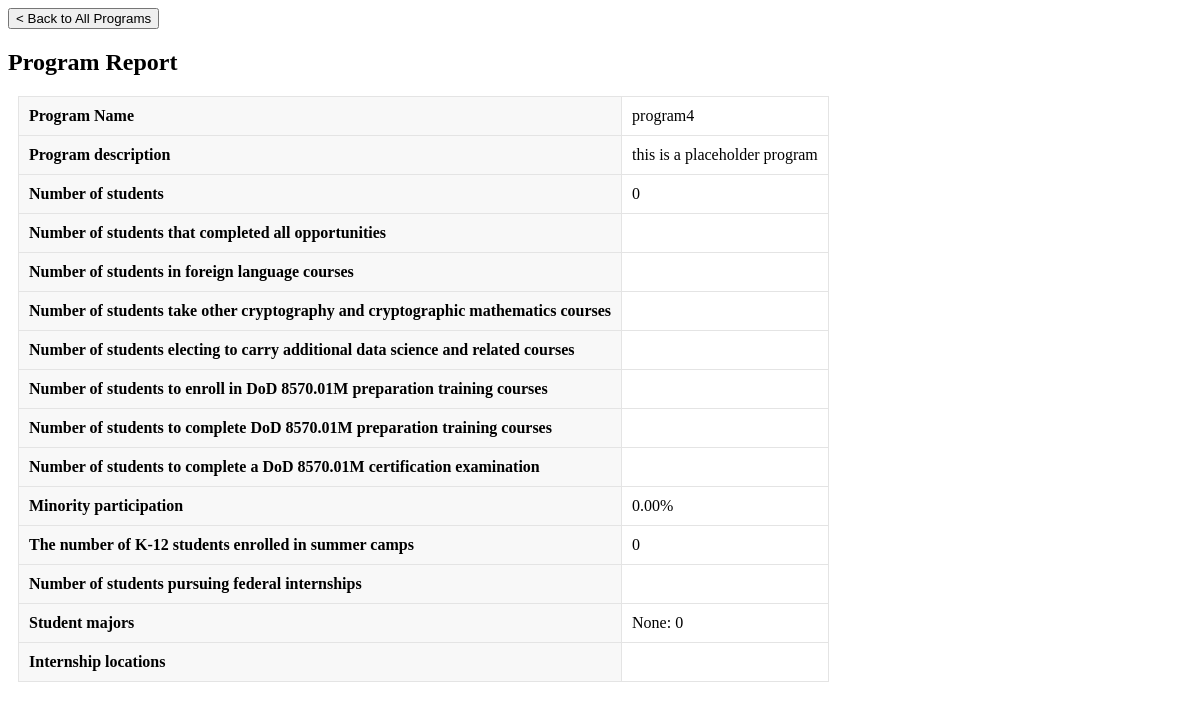
/admin/get_report/5 (signed in), run on an earlier commit of the app's database.
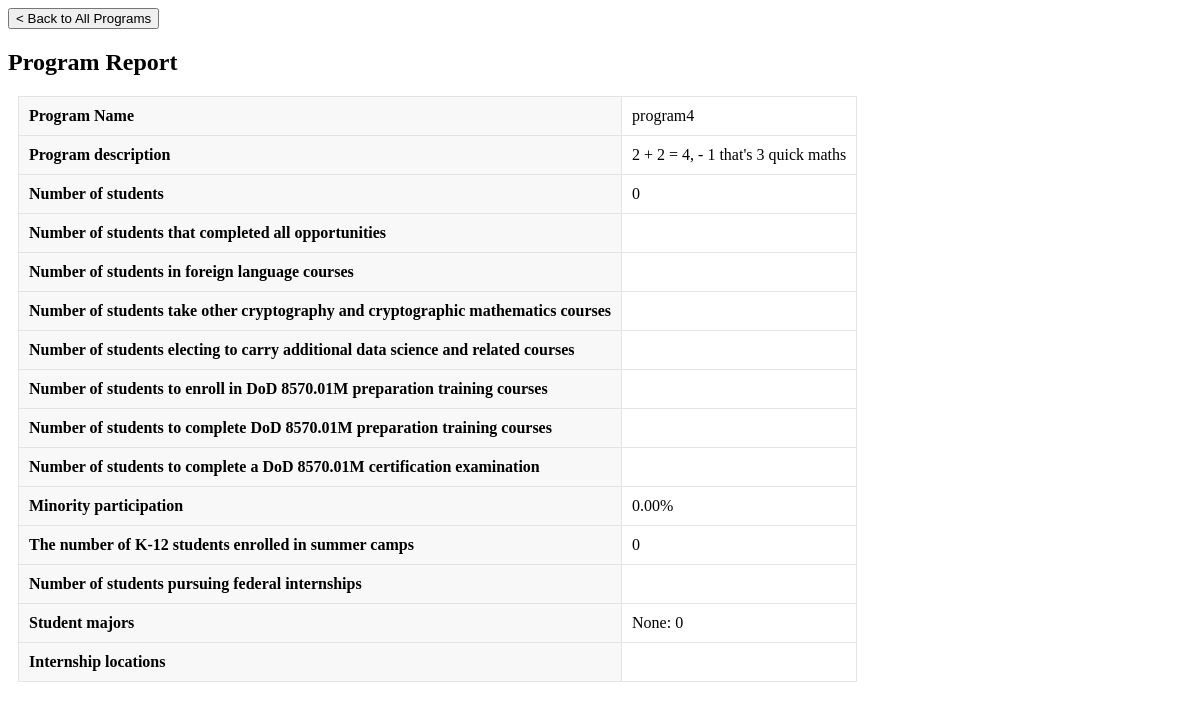
And on a later commit of the database.
### tables this page shows
CREATE TABLE Programs (
                    program_num INTEGER PRIMARY KEY AUTOINCREMENT,
                    name TEXT,
                    description TEXT,
                    archived INTEGER
                    );

### routes/admin.py (the view, shortened to what this page needs)
@admin_bp.route('/get_report/<int:program_num>')
@login_required
def get_report(program_num):
    conn = get_db_connection()
    program = get_program(conn, program_num);
    num_students = get_program_num_students(conn, program_num)[0];
    minority_count = conn.execute("SELECT COUNT(*) FROM View_CollegeStudentDetails WHERE race != 'white'").fetchone()[0]
    if (num_students == 0):
        minority_percent = 0
    else:
        minority_percent = minority_count/num_students * 100
    if (minority_percent > 100):
      print("Error, impossible for minority percent to be over 100%")
      minority_percent = 100
    k12 = conn.execute(f'''SELECT COUNT(*) FROM
                        (SELECT * FROM TRACK WHERE program={program_num}) AS Accepted_students
                        INNER JOIN
                        (SELECT * FROM College_students WHERE student_type='k12_student') AS K12_students
                        ON Accepted_students.student_num=K12_students.UIN''').fetchone()[0]
    majors_data = conn.execute(f'''SELECT View_CollegeStudentDetails.major FROM
                               (SELECT * FROM TRACK WHERE program={program_num}) AS Accepted_students
                               INNER JOIN
                               View_CollegeStudentDetails
                               ON Accepted_students.student_num=View_CollegeStudentDetails.UIN''').fetchall()
    majors_dict = {"None": 0}
    program_report = {
        "name" : program["name"],
        "descr" : program["description"],
        "num_students": num_students,
        "minority_participation": f"{minority_percent: .2f}%",
        "num_k12_accepted": k12,
        "student_majors": majors_dict
    }
    conn.close()
    return render_template("get_program_report.html", program=program_report)

### app.py (called while the page is built)
@login_manager.user_loader
def load_user(UIN):
    return User(UIN)

### db.py (called while the page is built)
def get_db_connection():
    conn = sqlite3.connect('database.db')
    conn.row_factory = sqlite3.Row
    return conn

### util/Programs.py (called while the page is built)
def get_program(conn, program_num):
  return conn.execute('SELECT * FROM Programs WHERE program_num=?', (program_num, )).fetchone()

def get_program_num_students(conn, program_num):
  return conn.execute(f'SELECT COUNT(*) FROM TRACK WHERE program={program_num}').fetchone()

### templates/get_program_report.html (shortened to what this page needs)
<!DOCTYPE html>
<html lang="en">
<head>
  <link rel="stylesheet" href="../../static/general.css">
</head>
<body>
  <a href="{{ url_for('admin_bp.view_all_programs') }}">
    <button>< Back to All Programs</button>
  </a>
  <h2>Program Report</h2>
  <table>
    <tr>
      <th>Program Name</th>
      <td>{{ program.name }}</td>
    </tr>
    <tr>
      <th>Program description</th>
      <td>{{ program.descr }}</td>
    </tr>
    <tr>
      <th>Number of students</th>
      <td>{{ program.num_students }}</td>
    </tr>
    <tr>
      <th>Number of students that completed all opportunities</th>
      <td></td>
    </tr>
    <tr>
      <th>Number of students in foreign language courses</th>
      <td></td>
    </tr>
    <tr>
      <th>Number of students take other cryptography and cryptographic mathematics courses</th>
      <td></td>
    </tr>
    <tr>
      <th>Number of students electing to carry additional data science and related courses</th>
      <td></td>
    </tr>
    <tr>
      <th>Number of students to enroll in DoD 8570.01M preparation training courses</th>
      <td></td>
    </tr>
    <tr>
      <th>Number of students to complete DoD 8570.01M preparation training courses</th>
      <td></td>
    </tr>
    <tr>
      <th>Number of students to complete a DoD 8570.01M certification examination</th>
      <td></td>
    </tr>
    <tr>
      <th>Minority participation</th>
      <td>{{ program.minority_participation }}</td>
    </tr>
    <tr>
      <th>The number of K-12 students enrolled in summer camps</th>
      <td>{{ program.num_k12_accepted }}</td>
    </tr>
    <tr>
      <th>Number of students pursuing federal internships</th>
      <td></td>
    </tr>
    <tr>
      <th>Student majors</th>
      <td>
        {% for major in program.student_majors %}
          <p>{{ major }}: {{ program.student_majors[major] }}</p>
        {% endfor %}
      </td>
    </tr>
    <tr>
      <th>Internship locations</th>
      <td></td>
    </tr>
  </table>
</body>
</html>

What changed in the data, as far as the page shows it:
changed Programs "program4": descr "this is a placeholder program" → "2 + 2 = 4, - 1 that's 3 quick maths"
